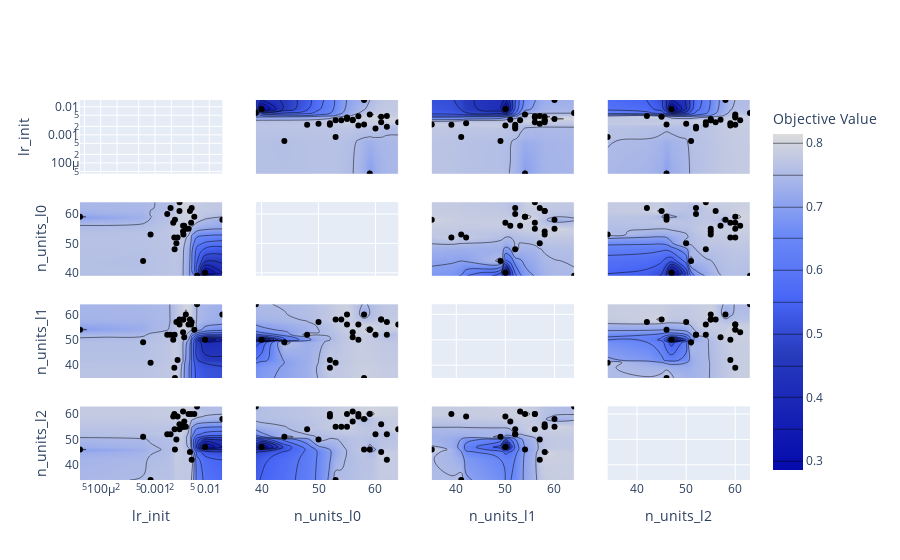

The cell this chart's notebook holds for it:
### Markdown cell above
## Visualizing Hyperparameter Relationships

### Code cell
from optuna.visualization import plot_contour

plot_contour(study)

### Figure 1 — Plotly figure (JSON) as saved in the notebook; plotly's stock layout.template omitted (floating-point values rounded to 4 significant figures; data arrays with more than 128 entries replaced by an {"elided": "..."} marker saying what was removed)
{"data": [{"type": "scatter", "xaxis": "x", "yaxis": "y"}, {"colorbar": {"title": {"text": "Objective Value"}}, "colorscale": [[0, "rgb(5,10,172)"], [0.35, "rgb(40,60,190)"], [0.5, "rgb(70,100,245)"], [0.6, "rgb(90,120,245)"], [0.7, "rgb(106,137,247)"], [1, "rgb(220,220,220)"]], "connectgaps": true, "contours": {"coloring": "heatmap"}, "hoverinfo": "none", "line": {"smoothing": 1.3}, "showscale": true, "type": "contour", "x": [4.15e-05, 0.0006037, 0.000829, 0.00168, 0.001935, 0.002167, 0.00227, 0.002297, 0.002331, 0.002477, 0.002602, 0.002822, 0.002837, 0.003288, 0.003288, 0.003338, 0.003453, 0.003699, 0.004146, 0.004403, 0.004629, 0.004735, 0.005297, 0.00596, 0.008365, 0.01743], "xaxis": "x5", "y": [39, 40, 44, 48, 50, 52, 53, 54, 55, 56, 57, 58, 59, 60, 61, 62, 64], "yaxis": "y5", "z": {"elided": "17x26 float values"}}, {"marker": {"color": "black"}, "mode": "markers", "showlegend": false, "type": "scatter", "x": [0.00168, 4.15e-05, 0.01743, 0.008365, 0.00596, 0.0006037, 0.003699, 0.000829, 0.002837, 0.003338, 0.002602, 0.004735, 0.003288, 0.002297, 0.001935, 0.00227, 0.005297, 0.002167, 0.004403, 0.002331, 0.003288, 0.003453, 0.004146, 0.004629, 0.002822, 0.002477], "xaxis": "x5", "y": [60, 59, 58, 40, 39, 44, 55, 53, 64, 53, 52, 62, 54, 48, 62, 52, 59, 57, 61, 58, 56, 56, 55, 57, 61, 50], "yaxis": "y5"}, {"colorbar": {"title": {"text": "Objective Value"}}, "colorscale": [[0, "rgb(5,10,172)"], [0.35, "rgb(40,60,190)"], [0.5, "rgb(70,100,245)"], [0.6, "rgb(90,120,245)"], [0.7, "rgb(106,137,247)"], [1, "rgb(220,220,220)"]], "connectgaps": true, "contours": {"coloring": "heatmap"}, "hoverinfo": "none", "line": {"smoothing": 1.3}, "showscale": false, "type": "contour", "x": [4.15e-05, 0.0006037, 0.000829, 0.00168, 0.001935, 0.002167, 0.00227, 0.002297, 0.002331, 0.002477, 0.002602, 0.002822, 0.002837, 0.003288, 0.003288, 0.003338, 0.003453, 0.003699, 0.004146, 0.004403, 0.004629, 0.004735, 0.005297, 0.00596, 0.008365, 0.01743], "xaxis": "x9", "y": [35, 39, 41, 42, 49, 50, 51, 52, 53, 54, 56, 57, 58, 60, 64], "yaxis": "y9", "z": {"elided": "15x26 float values"}}, {"marker": {"color": "black"}, "mode": "markers", "showlegend": false, "type": "scatter", "x": [0.00168, 4.15e-05, 0.01743, 0.008365, 0.00596, 0.0006037, 0.003699, 0.000829, 0.002837, 0.003338, 0.002602, 0.004735, 0.003288, 0.002297, 0.001935, 0.00227, 0.005297, 0.002167, 0.004403, 0.002331, 0.003288, 0.003453, 0.004146, 0.004629, 0.002822, 0.002477], "xaxis": "x9", "y": [52, 54, 60, 50, 64, 49, 60, 41, 56, 58, 42, 57, 58, 52, 52, 39, 54, 50, 58, 35, 53, 51, 56, 56, 58, 57], "yaxis": "y9"}, {"colorbar": {"title": {"text": "Objective Value"}}, "colorscale": [[0, "rgb(5,10,172)"], [0.35, "rgb(40,60,190)"], [0.5, "rgb(70,100,245)"], [0.6, "rgb(90,120,245)"], [0.7, "rgb(106,137,247)"], [1, "rgb(220,220,220)"]], "connectgaps": true, "contours": {"coloring": "heatmap"}, "hoverinfo": "none", "line": {"smoothing": 1.3}, "showscale": false, "type": "contour", "x": [4.15e-05, 0.0006037, 0.000829, 0.00168, 0.001935, 0.002167, 0.00227, 0.002297, 0.002331, 0.002477, 0.002602, 0.002822, 0.002837, 0.003288, 0.003288, 0.003338, 0.003453, 0.003699, 0.004146, 0.004403, 0.004629, 0.004735, 0.005297, 0.00596, 0.008365, 0.01743], "xaxis": "x13", "y": [34, 42, 45, 46, 47, 50, 51, 52, 54, 55, 56, 57, 58, 59, 60, 61, 63], "yaxis": "y13", "z": {"elided": "17x26 float values"}}, {"marker": {"color": "black"}, "mode": "markers", "showlegend": false, "type": "scatter", "x": [0.00168, 4.15e-05, 0.01743, 0.008365, 0.00596, 0.0006037, 0.003699, 0.000829, 0.002837, 0.003338, 0.002602, 0.004735, 0.003288, 0.002297, 0.001935, 0.00227, 0.005297, 0.002167, 0.004403, 0.002331, 0.003288, 0.003453, 0.004146, 0.004629, 0.002822, 0.002477], "xaxis": "x13", "y": [52, 46, 58, 47, 63, 51, 55, 34, 54, 55, 59, 42, 55, 54, 52, 60, 60, 59, 45, 46, 61, 57, 60, 60, 56, 50], "yaxis": "y13"}, {"colorbar": {"title": {"text": "Objective Value"}}, "colorscale": [[0, "rgb(5,10,172)"], [0.35, "rgb(40,60,190)"], [0.5, "rgb(70,100,245)"], [0.6, "rgb(90,120,245)"], [0.7, "rgb(106,137,247)"], [1, "rgb(220,220,220)"]], "connectgaps": true, "contours": {"coloring": "heatmap"}, "hoverinfo": "none", "line": {"smoothing": 1.3}, "showscale": false, "type": "contour", "x": [39, 40, 44, 48, 50, 52, 53, 54, 55, 56, 57, 58, 59, 60, 61, 62, 64], "xaxis": "x2", "y": [4.15e-05, 0.0006037, 0.000829, 0.00168, 0.001935, 0.002167, 0.00227, 0.002297, 0.002331, 0.002477, 0.002602, 0.002822, 0.002837, 0.003288, 0.003288, 0.003338, 0.003453, 0.003699, 0.004146, 0.004403, 0.004629, 0.004735, 0.005297, 0.00596, 0.008365, 0.01743], "yaxis": "y2", "z": {"elided": "26x17 float values"}}, {"marker": {"color": "black"}, "mode": "markers", "showlegend": false, "type": "scatter", "x": [60, 59, 58, 40, 39, 44, 55, 53, 64, 53, 52, 62, 54, 48, 62, 52, 59, 57, 61, 58, 56, 56, 55, 57, 61, 50], "xaxis": "x2", "y": [0.00168, 4.15e-05, 0.01743, 0.008365, 0.00596, 0.0006037, 0.003699, 0.000829, 0.002837, 0.003338, 0.002602, 0.004735, 0.003288, 0.002297, 0.001935, 0.00227, 0.005297, 0.002167, 0.004403, 0.002331, 0.003288, 0.003453, 0.004146, 0.004629, 0.002822, 0.002477], "yaxis": "y2"}, {"type": "scatter", "xaxis": "x6", "yaxis": "y6"}, {"colorbar": {"title": {"text": "Objective Value"}}, "colorscale": [[0, "rgb(5,10,172)"], [0.35, "rgb(40,60,190)"], [0.5, "rgb(70,100,245)"], [0.6, "rgb(90,120,245)"], [0.7, "rgb(106,137,247)"], [1, "rgb(220,220,220)"]], "connectgaps": true, "contours": {"coloring": "heatmap"}, "hoverinfo": "none", "line": {"smoothing": 1.3}, "showscale": false, "type": "contour", "x": [39, 40, 44, 48, 50, 52, 53, 54, 55, 56, 57, 58, 59, 60, 61, 62, 64], "xaxis": "x10", "y": [35, 39, 41, 42, 49, 50, 51, 52, 53, 54, 56, 57, 58, 60, 64], "yaxis": "y10", "z": {"elided": "15x17 float values"}}, {"marker": {"color": "black"}, "mode": "markers", "showlegend": false, "type": "scatter", "x": [60, 59, 58, 40, 39, 44, 55, 53, 64, 53, 52, 62, 54, 48, 62, 52, 59, 57, 61, 58, 56, 56, 55, 57, 61, 50], "xaxis": "x10", "y": [52, 54, 60, 50, 64, 49, 60, 41, 56, 58, 42, 57, 58, 52, 52, 39, 54, 50, 58, 35, 53, 51, 56, 56, 58, 57], "yaxis": "y10"}, {"colorbar": {"title": {"text": "Objective Value"}}, "colorscale": [[0, "rgb(5,10,172)"], [0.35, "rgb(40,60,190)"], [0.5, "rgb(70,100,245)"], [0.6, "rgb(90,120,245)"], [0.7, "rgb(106,137,247)"], [1, "rgb(220,220,220)"]], "connectgaps": true, "contours": {"coloring": "heatmap"}, "hoverinfo": "none", "line": {"smoothing": 1.3}, "showscale": false, "type": "contour", "x": [39, 40, 44, 48, 50, 52, 53, 54, 55, 56, 57, 58, 59, 60, 61, 62, 64], "xaxis": "x14", "y": [34, 42, 45, 46, 47, 50, 51, 52, 54, 55, 56, 57, 58, 59, 60, 61, 63], "yaxis": "y14", "z": {"elided": "17x17 float values"}}, {"marker": {"color": "black"}, "mode": "markers", "showlegend": false, "type": "scatter", "x": [60, 59, 58, 40, 39, 44, 55, 53, 64, 53, 52, 62, 54, 48, 62, 52, 59, 57, 61, 58, 56, 56, 55, 57, 61, 50], "xaxis": "x14", "y": [52, 46, 58, 47, 63, 51, 55, 34, 54, 55, 59, 42, 55, 54, 52, 60, 60, 59, 45, 46, 61, 57, 60, 60, 56, 50], "yaxis": "y14"}, {"colorbar": {"title": {"text": "Objective Value"}}, "colorscale": [[0, "rgb(5,10,172)"], [0.35, "rgb(40,60,190)"], [0.5, "rgb(70,100,245)"], [0.6, "rgb(90,120,245)"], [0.7, "rgb(106,137,247)"], [1, "rgb(220,220,220)"]], "connectgaps": true, "contours": {"coloring": "heatmap"}, "hoverinfo": "none", "line": {"smoothing": 1.3}, "showscale": false, "type": "contour", "x": [35, 39, 41, 42, 49, 50, 51, 52, 53, 54, 56, 57, 58, 60, 64], "xaxis": "x3", "y": [4.15e-05, 0.0006037, 0.000829, 0.00168, 0.001935, 0.002167, 0.00227, 0.002297, 0.002331, 0.002477, 0.002602, 0.002822, 0.002837, 0.003288, 0.003288, 0.003338, 0.003453, 0.003699, 0.004146, 0.004403, 0.004629, 0.004735, 0.005297, 0.00596, 0.008365, 0.01743], "yaxis": "y3", "z": {"elided": "26x15 float values"}}, {"marker": {"color": "black"}, "mode": "markers", "showlegend": false, "type": "scatter", "x": [52, 54, 60, 50, 64, 49, 60, 41, 56, 58, 42, 57, 58, 52, 52, 39, 54, 50, 58, 35, 53, 51, 56, 56, 58, 57], "xaxis": "x3", "y": [0.00168, 4.15e-05, 0.01743, 0.008365, 0.00596, 0.0006037, 0.003699, 0.000829, 0.002837, 0.003338, 0.002602, 0.004735, 0.003288, 0.002297, 0.001935, 0.00227, 0.005297, 0.002167, 0.004403, 0.002331, 0.003288, 0.003453, 0.004146, 0.004629, 0.002822, 0.002477], "yaxis": "y3"}, {"colorbar": {"title": {"text": "Objective Value"}}, "colorscale": [[0, "rgb(5,10,172)"], [0.35, "rgb(40,60,190)"], [0.5, "rgb(70,100,245)"], [0.6, "rgb(90,120,245)"], [0.7, "rgb(106,137,247)"], [1, "rgb(220,220,220)"]], "connectgaps": true, "contours": {"coloring": "heatmap"}, "hoverinfo": "none", "line": {"smoothing": 1.3}, "showscale": false, "type": "contour", "x": [35, 39, 41, 42, 49, 50, 51, 52, 53, 54, 56, 57, 58, 60, 64], "xaxis": "x7", "y": [39, 40, 44, 48, 50, 52, 53, 54, 55, 56, 57, 58, 59, 60, 61, 62, 64], "yaxis": "y7", "z": {"elided": "17x15 float values"}}, {"marker": {"color": "black"}, "mode": "markers", "showlegend": false, "type": "scatter", "x": [52, 54, 60, 50, 64, 49, 60, 41, 56, 58, 42, 57, 58, 52, 52, 39, 54, 50, 58, 35, 53, 51, 56, 56, 58, 57], "xaxis": "x7", "y": [60, 59, 58, 40, 39, 44, 55, 53, 64, 53, 52, 62, 54, 48, 62, 52, 59, 57, 61, 58, 56, 56, 55, 57, 61, 50], "yaxis": "y7"}, {"type": "scatter", "xaxis": "x11", "yaxis": "y11"}, {"colorbar": {"title": {"text": "Objective Value"}}, "colorscale": [[0, "rgb(5,10,172)"], [0.35, "rgb(40,60,190)"], [0.5, "rgb(70,100,245)"], [0.6, "rgb(90,120,245)"], [0.7, "rgb(106,137,247)"], [1, "rgb(220,220,220)"]], "connectgaps": true, "contours": {"coloring": "heatmap"}, "hoverinfo": "none", "line": {"smoothing": 1.3}, "showscale": false, "type": "contour", "x": [35, 39, 41, 42, 49, 50, 51, 52, 53, 54, 56, 57, 58, 60, 64], "xaxis": "x15", "y": [34, 42, 45, 46, 47, 50, 51, 52, 54, 55, 56, 57, 58, 59, 60, 61, 63], "yaxis": "y15", "z": {"elided": "17x15 float values"}}, {"marker": {"color": "black"}, "mode": "markers", "showlegend": false, "type": "scatter", "x": [52, 54, 60, 50, 64, 49, 60, 41, 56, 58, 42, 57, 58, 52, 52, 39, 54, 50, 58, 35, 53, 51, 56, 56, 58, 57], "xaxis": "x15", "y": [52, 46, 58, 47, 63, 51, 55, 34, 54, 55, 59, 42, 55, 54, 52, 60, 60, 59, 45, 46, 61, 57, 60, 60, 56, 50], "yaxis": "y15"}, {"colorbar": {"title": {"text": "Objective Value"}}, "colorscale": [[0, "rgb(5,10,172)"], [0.35, "rgb(40,60,190)"], [0.5, "rgb(70,100,245)"], [0.6, "rgb(90,120,245)"], [0.7, "rgb(106,137,247)"], [1, "rgb(220,220,220)"]], "connectgaps": true, "contours": {"coloring": "heatmap"}, "hoverinfo": "none", "line": {"smoothing": 1.3}, "showscale": false, "type": "contour", "x": [34, 42, 45, 46, 47, 50, 51, 52, 54, 55, 56, 57, 58, 59, 60, 61, 63], "xaxis": "x4", "y": [4.15e-05, 0.0006037, 0.000829, 0.00168, 0.001935, 0.002167, 0.00227, 0.002297, 0.002331, 0.002477, 0.002602, 0.002822, 0.002837, 0.003288, 0.003288, 0.003338, 0.003453, 0.003699, 0.004146, 0.004403, 0.004629, 0.004735, 0.005297, 0.00596, 0.008365, 0.01743], "yaxis": "y4", "z": {"elided": "26x17 float values"}}, {"marker": {"color": "black"}, "mode": "markers", "showlegend": false, "type": "scatter", "x": [52, 46, 58, 47, 63, 51, 55, 34, 54, 55, 59, 42, 55, 54, 52, 60, 60, 59, 45, 46, 61, 57, 60, 60, 56, 50], "xaxis": "x4", "y": [0.00168, 4.15e-05, 0.01743, 0.008365, 0.00596, 0.0006037, 0.003699, 0.000829, 0.002837, 0.003338, 0.002602, 0.004735, 0.003288, 0.002297, 0.001935, 0.00227, 0.005297, 0.002167, 0.004403, 0.002331, 0.003288, 0.003453, 0.004146, 0.004629, 0.002822, 0.002477], "yaxis": "y4"}, {"colorbar": {"title": {"text": "Objective Value"}}, "colorscale": [[0, "rgb(5,10,172)"], [0.35, "rgb(40,60,190)"], [0.5, "rgb(70,100,245)"], [0.6, "rgb(90,120,245)"], [0.7, "rgb(106,137,247)"], [1, "rgb(220,220,220)"]], "connectgaps": true, "contours": {"coloring": "heatmap"}, "hoverinfo": "none", "line": {"smoothing": 1.3}, "showscale": false, "type": "contour", "x": [34, 42, 45, 46, 47, 50, 51, 52, 54, 55, 56, 57, 58, 59, 60, 61, 63], "xaxis": "x8", "y": [39, 40, 44, 48, 50, 52, 53, 54, 55, 56, 57, 58, 59, 60, 61, 62, 64], "yaxis": "y8", "z": {"elided": "17x17 float values"}}, {"marker": {"color": "black"}, "mode": "markers", "showlegend": false, "type": "scatter", "x": [52, 46, 58, 47, 63, 51, 55, 34, 54, 55, 59, 42, 55, 54, 52, 60, 60, 59, 45, 46, 61, 57, 60, 60, 56, 50], "xaxis": "x8", "y": [60, 59, 58, 40, 39, 44, 55, 53, 64, 53, 52, 62, 54, 48, 62, 52, 59, 57, 61, 58, 56, 56, 55, 57, 61, 50], "yaxis": "y8"}, {"colorbar": {"title": {"text": "Objective Value"}}, "colorscale": [[0, "rgb(5,10,172)"], [0.35, "rgb(40,60,190)"], [0.5, "rgb(70,100,245)"], [0.6, "rgb(90,120,245)"], [0.7, "rgb(106,137,247)"], [1, "rgb(220,220,220)"]], "connectgaps": true, "contours": {"coloring": "heatmap"}, "hoverinfo": "none", "line": {"smoothing": 1.3}, "showscale": false, "type": "contour", "x": [34, 42, 45, 46, 47, 50, 51, 52, 54, 55, 56, 57, 58, 59, 60, 61, 63], "xaxis": "x12", "y": [35, 39, 41, 42, 49, 50, 51, 52, 53, 54, 56, 57, 58, 60, 64], "yaxis": "y12", "z": {"elided": "15x17 float values"}}, {"marker": {"color": "black"}, "mode": "markers", "showlegend": false, "type": "scatter", "x": [52, 46, 58, 47, 63, 51, 55, 34, 54, 55, 59, 42, 55, 54, 52, 60, 60, 59, 45, 46, 61, 57, 60, 60, 56, 50], "xaxis": "x12", "y": [52, 54, 60, 50, 64, 49, 60, 41, 56, 58, 42, 57, 58, 52, 52, 39, 54, 50, 58, 35, 53, 51, 56, 56, 58, 57], "yaxis": "y12"}, {"type": "scatter", "xaxis": "x16", "yaxis": "y16"}], "layout": {"xaxis": {"anchor": "y", "domain": [0, 0.2125], "matches": "x13", "range": [-4.382, -1.759], "showticklabels": false, "type": "log"}, "xaxis10": {"anchor": "y10", "domain": [0.2625, 0.475], "matches": "x14", "range": [39, 64], "showticklabels": false}, "xaxis11": {"anchor": "y11", "domain": [0.525, 0.7375], "matches": "x15", "range": [35, 64], "showticklabels": false}, "xaxis12": {"anchor": "y12", "domain": [0.7875, 1], "matches": "x16", "range": [34, 63], "showticklabels": false}, "xaxis13": {"anchor": "y13", "domain": [0, 0.2125], "range": [-4.382, -1.759], "title": {"text": "lr_init"}, "type": "log"}, "xaxis14": {"anchor": "y14", "domain": [0.2625, 0.475], "range": [39, 64], "title": {"text": "n_units_l0"}}, "xaxis15": {"anchor": "y15", "domain": [0.525, 0.7375], "range": [35, 64], "title": {"text": "n_units_l1"}}, "xaxis16": {"anchor": "y16", "domain": [0.7875, 1], "range": [34, 63], "title": {"text": "n_units_l2"}}, "xaxis2": {"anchor": "y2", "domain": [0.2625, 0.475], "matches": "x14", "range": [39, 64], "showticklabels": false}, "xaxis3": {"anchor": "y3", "domain": [0.525, 0.7375], "matches": "x15", "range": [35, 64], "showticklabels": false}, "xaxis4": {"anchor": "y4", "domain": [0.7875, 1], "matches": "x16", "range": [34, 63], "showticklabels": false}, "xaxis5": {"anchor": "y5", "domain": [0, 0.2125], "matches": "x13", "range": [-4.382, -1.759], "showticklabels": false, "type": "log"}, "xaxis6": {"anchor": "y6", "domain": [0.2625, 0.475], "matches": "x14", "range": [39, 64], "showticklabels": false}, "xaxis7": {"anchor": "y7", "domain": [0.525, 0.7375], "matches": "x15", "range": [35, 64], "showticklabels": false}, "xaxis8": {"anchor": "y8", "domain": [0.7875, 1], "matches": "x16", "range": [34, 63], "showticklabels": false}, "xaxis9": {"anchor": "y9", "domain": [0, 0.2125], "matches": "x13", "range": [-4.382, -1.759], "showticklabels": false, "type": "log"}, "yaxis": {"anchor": "x", "domain": [0.8063, 1], "range": [-4.382, -1.759], "title": {"text": "lr_init"}, "type": "log"}, "yaxis10": {"anchor": "x10", "domain": [0.2687, 0.4625], "matches": "y9", "range": [35, 64], "showticklabels": false}, "yaxis11": {"anchor": "x11", "domain": [0.2687, 0.4625], "matches": "y9", "range": [35, 64], "showticklabels": false}, "yaxis12": {"anchor": "x12", "domain": [0.2687, 0.4625], "matches": "y9", "range": [35, 64], "showticklabels": false}, "yaxis13": {"anchor": "x13", "domain": [0, 0.1938], "range": [34, 63], "title": {"text": "n_units_l2"}}, "yaxis14": {"anchor": "x14", "domain": [0, 0.1938], "matches": "y13", "range": [34, 63], "showticklabels": false}, "yaxis15": {"anchor": "x15", "domain": [0, 0.1938], "matches": "y13", "range": [34, 63], "showticklabels": false}, "yaxis16": {"anchor": "x16", "domain": [0, 0.1938], "matches": "y13", "range": [34, 63], "showticklabels": false}, "yaxis2": {"anchor": "x2", "domain": [0.8063, 1], "matches": "y", "range": [-4.382, -1.759], "showticklabels": false, "type": "log"}, "yaxis3": {"anchor": "x3", "domain": [0.8063, 1], "matches": "y", "range": [-4.382, -1.759], "showticklabels": false, "type": "log"}, "yaxis4": {"anchor": "x4", "domain": [0.8063, 1], "matches": "y", "range": [-4.382, -1.759], "showticklabels": false, "type": "log"}, "yaxis5": {"anchor": "x5", "domain": [0.5375, 0.7312], "range": [39, 64], "title": {"text": "n_units_l0"}}, "yaxis6": {"anchor": "x6", "domain": [0.5375, 0.7312], "matches": "y5", "range": [39, 64], "showticklabels": false}, "yaxis7": {"anchor": "x7", "domain": [0.5375, 0.7312], "matches": "y5", "range": [39, 64], "showticklabels": false}, "yaxis8": {"anchor": "x8", "domain": [0.5375, 0.7312], "matches": "y5", "range": [39, 64], "showticklabels": false}, "yaxis9": {"anchor": "x9", "domain": [0.2687, 0.4625], "range": [35, 64], "title": {"text": "n_units_l1"}}}}
